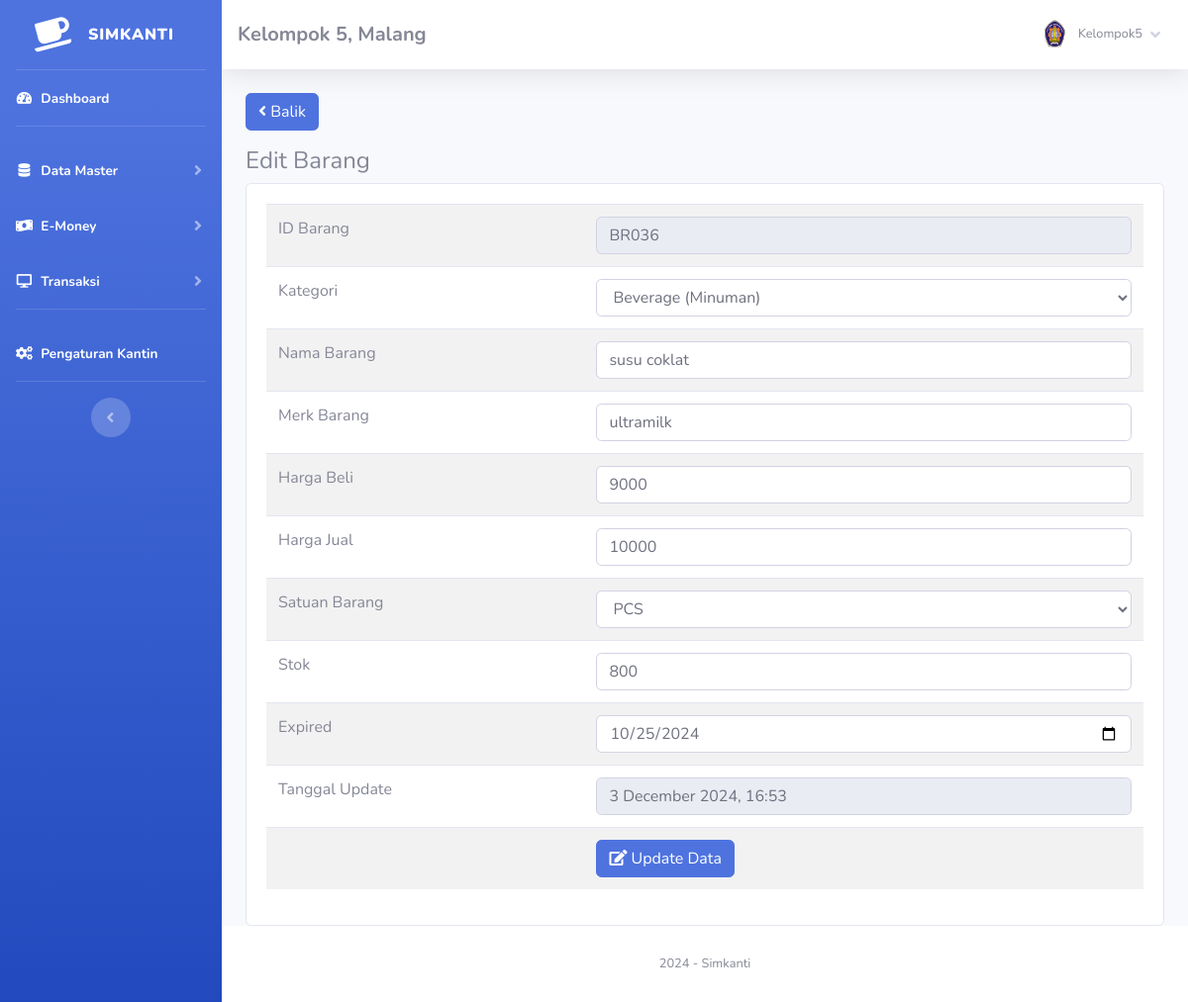
/index.php?page=barang/edit&barang=BR036 (signed in), run on the app's committed database.
### tables this page shows
CREATE TABLE `toko` (
  `id_toko` int NOT NULL AUTO_INCREMENT,
  `nama_toko` varchar(255) NOT NULL,
  `alamat_toko` text NOT NULL,
  `tlp` varchar(255) NOT NULL,
  `nama_pemilik` varchar(255) NOT NULL,
  PRIMARY KEY (`id_toko`)
);

CREATE TABLE `member` (
  `id_member` int NOT NULL AUTO_INCREMENT,
  `nm_member` varchar(255) NOT NULL,
  `alamat_member` text NOT NULL,
  `telepon` varchar(255) NOT NULL,
  `email` varchar(255) NOT NULL,
  `gambar` text NOT NULL,
  `NIK` text NOT NULL,
  PRIMARY KEY (`id_member`)
);

CREATE TABLE `barang` (
  `id` int NOT NULL AUTO_INCREMENT,
  `id_barang` varchar(255) NOT NULL,
  `id_kategori` int NOT NULL,
  `nama_barang` text NOT NULL,
  `merk` varchar(255) NOT NULL,
  `harga_beli` varchar(255) NOT NULL,
  `harga_jual` varchar(255) NOT NULL,
  `satuan_barang` varchar(255) NOT NULL,
  `stok` text NOT NULL,
  `expired` date NOT NULL,
  `tgl_input` varchar(255) NOT NULL,
  `tgl_update` varchar(255) DEFAULT NULL,
  PRIMARY KEY (`id`)
);

CREATE TABLE `kategori` (
  `id_kategori` int NOT NULL AUTO_INCREMENT,
  `nama_kategori` varchar(255) NOT NULL,
  `tgl_input` varchar(255) NOT NULL,
  PRIMARY KEY (`id_kategori`)
);

### fungsi/view/view.php (called while the page is built, shortened)
<?php
class view
{
    protected $db;
    public function __construct($db)
    {
        $this->db = $db;
    }
    public function member_edit($id)
    {
        $sql = "select member.*, login.*
                from member inner join login on member.id_member = login.id_member
                where member.id_member= ?";
        $row = $this-> db -> prepare($sql);
        $row -> execute(array($id));
        $hasil = $row -> fetch();
        return $hasil;
    }
    public function toko()
    {
        $sql = "select*from toko where id_toko='1'";
        $row = $this-> db -> prepare($sql);
        $row -> execute();
        $hasil = $row -> fetch();
        return $hasil;
    }
    public function kategori()
    {
        $sql = "select*from kategori";
        $row = $this-> db -> prepare($sql);
        $row -> execute();
        $hasil = $row -> fetchAll();
        return $hasil;
    }
    public function barang_edit($id)
    {
        $sql = "select barang.*, kategori.id_kategori, kategori.nama_kategori
                from barang inner join kategori on barang.id_kategori = kategori.id_kategori
                where id_barang=?";
        $row = $this-> db -> prepare($sql);
        $row -> execute(array($id));
        $hasil = $row -> fetch();
        return $hasil;
    }
}

### admin/module/barang/edit/index.php (the view, shortened to what this page needs)
 <?php
	$id = $_GET['barang'];
	$hasil = $lihat -> barang_edit($id);
?>
 <a href="index.php?page=barang" class="btn btn-primary mb-3"><i class="fa fa-angle-left"></i> Balik </a>
 <h4>Edit Barang</h4>
<div class="card card-body">
	<div class="table-responsive">
		<table class="table table-striped">
			<form action="fungsi/edit/edit.php?barang=edit" method="POST">
				<tr>
					<td>ID Barang</td>
					<td><input type="text" readonly="readonly" class="form-control" value="<?php echo $hasil['id_barang'];?>"
							name="id"></td>
				</tr>
				<tr>
					<td>Kategori</td>
					<td>
						<select name="kategori" class="form-control">
							<option value="<?php echo $hasil['id_kategori'];?>"><?php echo $hasil['nama_kategori'];?></option>
							<?php  $kat = $lihat -> kategori(); foreach($kat as $isi){ 	?>
							<option value="<?php echo $isi['id_kategori'];?>"><?php echo $isi['nama_kategori'];?></option>
							<?php }?>
						</select>
					</td>
				</tr>
				<tr>
					<td>Nama Barang</td>
					<td><input type="text" class="form-control" value="<?php echo $hasil['nama_barang'];?>" name="nama"></td>
				</tr>
				<tr>
					<td>Merk Barang</td>
					<td><input type="text" class="form-control" value="<?php echo $hasil['merk'];?>" name="merk"></td>
				</tr>
				<tr>
					<td>Harga Beli</td>
					<td><input type="number" class="form-control" value="<?php echo $hasil['harga_beli'];?>" name="beli"></td>
				</tr>
				<tr>
					<td>Harga Jual</td>
					<td><input type="number" class="form-control" value="<?php echo $hasil['harga_jual'];?>" name="jual"></td>
				</tr>
				<tr>
					<td>Satuan Barang</td>
					<td>
						<select name="satuan" class="form-control">
							<option value="<?php echo $hasil['satuan_barang'];?>"><?php echo $hasil['satuan_barang'];?>
							</option>
						</select>
					</td>
				</tr>
				<tr>
					<td>Stok</td>
					<td><input type="number" class="form-control" value="<?php echo $hasil['stok'];?>" name="stok"></td>
				</tr>
				<tr>
					<td>Expired</td>
					<td><input type="date" class="form-control" value="<?php echo $hasil['expired'];?>" name="expired"></td>
				</tr>
				<tr>
					<td>Tanggal Update</td>
					<td><input type="text" readonly="readonly" class="form-control" value="<?php echo  date("j F Y, G:i");?>"
							name="tgl"></td>
				</tr>
				<tr>
					<td></td>
					<td><button class="btn btn-primary"><i class="fa fa-edit"></i> Update Data</button></td>
				</tr>
			</form>
		</table>
	</div>
</div>

### admin/template/sidebar.php (shortened to what this page needs)
<?php
    $id = $_SESSION['admin']['id_member'];
    $hasil_profil = $lihat -> member_edit($id);
?>
<ul class="navbar-nav bg-gradient-primary sidebar sidebar-dark accordion" id="accordionSidebar">
    <a class="sidebar-brand d-flex align-items-center justify-content-center" href="index.php">
        <div class="sidebar-brand-icon rotate-n-15">
            <i class="fas fa-coffee"></i>
        </div>
        <div class="sidebar-brand-text mx-3"><b>Simkanti</b><sup></sup></div>
    </a>
    <hr class="sidebar-divider my-0">
    <li class="nav-item active">
        <a class="nav-link" href="index.php">
            <i class="fas fa-fw fa-tachometer-alt"></i>
            <span>Dashboard</span></a>
    </li>
    <hr class="sidebar-divider">
    <li class="nav-item active">
        <a class="nav-link collapsed" href="#" data-toggle="collapse" data-target="#collapseTwo" aria-expanded="true"
            aria-controls="collapseTwo">
            <i class="fas fa-fw fa-database"></i>
            <span>Data Master</span>
        </a>
    </li>
    <li class="nav-item active">
        <a class="nav-link collapsed" href="#" data-toggle="collapse" data-target="#collapseee" aria-expanded="true"
            aria-controls="collapseTwo">
            <i class="fas fa-fw fa-money-bill-wave"></i>
            <span>E-Money</span>
        </a>
    </li>
    <li class="nav-item active">
        <a class="nav-link collapsed" href="#" data-toggle="collapse" data-target="#collapse3" aria-expanded="true"
            aria-controls="collapse3">
            <i class="fas fa-fw fa-desktop"></i>
            <span>Transaksi</span>
        </a>
    </li>
    <hr class="sidebar-divider">
    <li class="nav-item active">
        <a class="nav-link" href="index.php?page=pengaturan">
            <i class="fas fa-fw fa-cogs"></i>
            <span>Pengaturan Kantin</span></a>
    </li>
    <hr class="sidebar-divider d-none d-md-block">
    <div class="text-center d-none d-md-inline">
        <button class="rounded-circle border-0" id="sidebarToggle"></button>
    </div>
</ul>
<div id="content-wrapper" class="d-flex flex-column">
    <div id="content">
        <nav class="navbar navbar-expand navbar-light bg-white topbar mb-4 static-top shadow">
            <h5 class="d-lg-block d-none mt-2"><b><?php echo $toko['nama_toko'];?>, <?php echo $toko['alamat_toko'];?></b></h5>
            <ul class="navbar-nav ml-auto">
                <li class="nav-item dropdown no-arrow">
                    <a class="nav-link dropdown-toggle" href="#" id="userDropdown" role="button" data-toggle="dropdown"
                        aria-haspopup="true" aria-expanded="false">
                        <img class="img-profile rounded-circle"
                            src="assets/img/user/<?php echo $hasil_profil['gambar'];?>">
                        <span
                            class="mr-2 d-none d-lg-inline text-gray-600 small ml-2"><?php echo $hasil_profil['nm_member'];?></span>
                        <i class="fas fa-angle-down"></i>
                    </a>
                </li>
            </ul>
        </nav>
        <div class="container-fluid">

### data on the page
toko: nama_toko "Kelompok 5", alamat_toko "Malang"
barang: id "BR036", kategori "Beverage (Minuman)", nama "susu coklat", merk "ultramilk", beli "9000", jual "10000", satuan "PCS", stok "800", expired "10/25/2024"

### other printed values
$hasil_profil['nm_member'] "Kelompok5"
